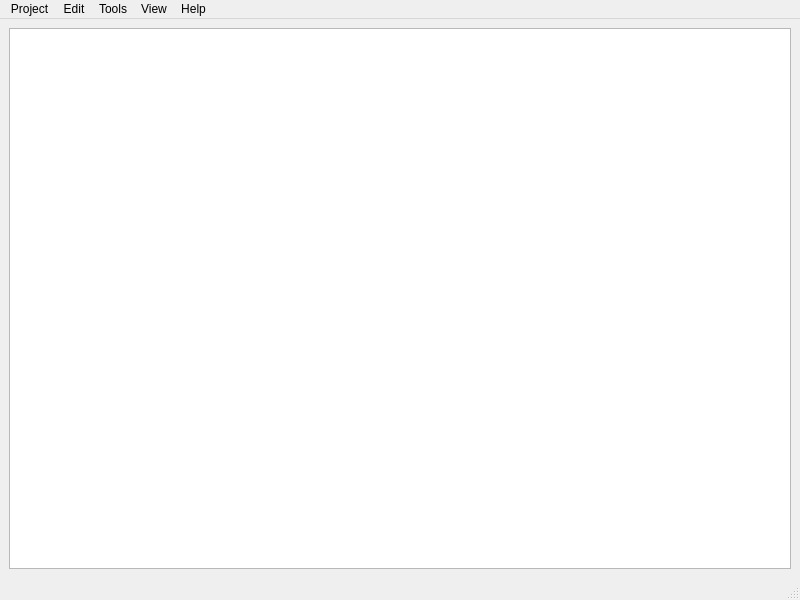
<?xml version="1.0" encoding="UTF-8"?>
<ui version="4.0">
 <class>MainWindow</class>
 <widget class="QMainWindow" name="MainWindow">
  <property name="geometry">
   <rect>
    <x>0</x>
    <y>0</y>
    <width>800</width>
    <height>600</height>
   </rect>
  </property>
  <property name="windowTitle">
   <string>MainWindow</string>
  </property>
  <widget class="QWidget" name="centralwidget">
   <layout class="QHBoxLayout" name="horizontalLayout">
    <item>
     <widget class="QTableWidget" name="tableWidget"/>
    </item>
   </layout>
  </widget>
  <widget class="QMenuBar" name="menubar">
   <property name="geometry">
    <rect>
     <x>0</x>
     <y>0</y>
     <width>800</width>
     <height>27</height>
    </rect>
   </property>
   <widget class="QMenu" name="menuProject">
    <property name="title">
     <string>Project</string>
    </property>
   </widget>
   <widget class="QMenu" name="menuEdit">
    <property name="title">
     <string>Edit</string>
    </property>
   </widget>
   <widget class="QMenu" name="menuTools">
    <property name="title">
     <string>Tools</string>
    </property>
   </widget>
   <widget class="QMenu" name="menuView">
    <property name="title">
     <string>View</string>
    </property>
   </widget>
   <widget class="QMenu" name="menuHelp">
    <property name="title">
     <string>Help</string>
    </property>
   </widget>
   <addaction name="menuProject"/>
   <addaction name="menuEdit"/>
   <addaction name="menuTools"/>
   <addaction name="menuView"/>
   <addaction name="menuHelp"/>
  </widget>
  <widget class="QStatusBar" name="statusbar"/>
 </widget>
 <resources/>
 <connections/>
</ui>
